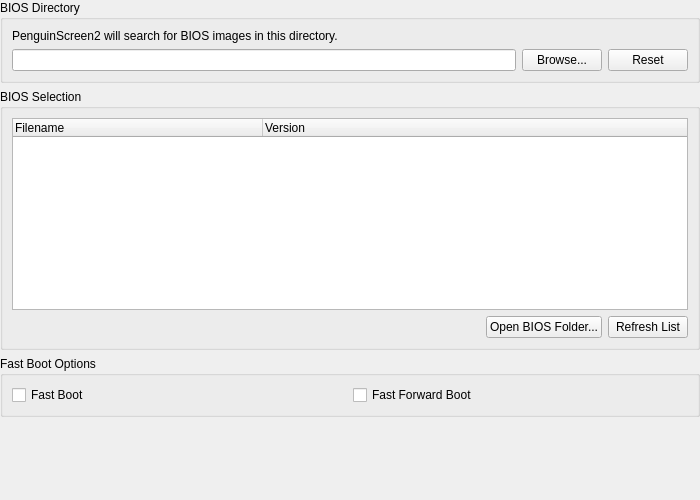
<?xml version="1.0" encoding="UTF-8"?>
<ui version="4.0">
 <class>BIOSSettingsWidget</class>
 <widget class="QWidget" name="BIOSSettingsWidget">
  <property name="geometry">
   <rect>
    <x>0</x>
    <y>0</y>
    <width>700</width>
    <height>500</height>
   </rect>
  </property>
  <layout class="QVBoxLayout" name="verticalLayout_2">
   <property name="leftMargin">
    <number>0</number>
   </property>
   <property name="topMargin">
    <number>0</number>
   </property>
   <property name="rightMargin">
    <number>0</number>
   </property>
   <property name="bottomMargin">
    <number>0</number>
   </property>
   <item>
    <widget class="QGroupBox" name="groupBox_3">
     <property name="title">
      <string>BIOS Directory</string>
     </property>
     <layout class="QGridLayout" name="gridLayout_2">
      <item row="0" column="0" colspan="2">
       <widget class="QLabel" name="label_3">
        <property name="text">
         <string>PenguinScreen2 will search for BIOS images in this directory.</string>
        </property>
        <property name="wordWrap">
         <bool>true</bool>
        </property>
        <property name="buddy">
         <cstring>searchDirectory</cstring>
        </property>
        <property name="textInteractionFlags">
         <set>Qt::TextBrowserInteraction</set>
        </property>
       </widget>
      </item>
      <item row="1" column="0" colspan="2">
       <layout class="QHBoxLayout" name="horizontalLayout">
        <item>
         <widget class="QLineEdit" name="searchDirectory"/>
        </item>
        <item>
         <widget class="QPushButton" name="browseSearchDirectory">
          <property name="text">
           <string>Browse...</string>
          </property>
         </widget>
        </item>
        <item>
         <widget class="QPushButton" name="resetSearchDirectory">
          <property name="text">
           <string>Reset</string>
          </property>
         </widget>
        </item>
       </layout>
      </item>
     </layout>
    </widget>
   </item>
   <item>
    <widget class="QGroupBox" name="groupBox">
     <property name="title">
      <string>BIOS Selection</string>
     </property>
     <layout class="QGridLayout" name="gridLayout">
      <item row="1" column="0">
       <layout class="QHBoxLayout" name="horizontalLayout_2">
        <item>
         <spacer name="horizontalSpacer">
          <property name="orientation">
           <enum>Qt::Orientation::Horizontal</enum>
          </property>
          <property name="sizeHint" stdset="0">
           <size>
            <width>40</width>
            <height>20</height>
           </size>
          </property>
         </spacer>
        </item>
        <item>
         <widget class="QPushButton" name="openSearchDirectory">
          <property name="text">
           <string>Open BIOS Folder...</string>
          </property>
         </widget>
        </item>
        <item>
         <widget class="QPushButton" name="refresh">
          <property name="text">
           <string>Refresh List</string>
          </property>
         </widget>
        </item>
       </layout>
      </item>
      <item row="0" column="0">
       <widget class="QTreeWidget" name="fileList">
        <property name="rootIsDecorated">
         <bool>false</bool>
        </property>
        <attribute name="headerMinimumSectionSize">
         <number>250</number>
        </attribute>
        <attribute name="headerDefaultSectionSize">
         <number>250</number>
        </attribute>
        <column>
         <property name="text">
          <string>Filename</string>
         </property>
        </column>
        <column>
         <property name="text">
          <string>Version</string>
         </property>
        </column>
       </widget>
      </item>
     </layout>
    </widget>
   </item>
   <item>
    <widget class="QGroupBox" name="groupBox_2">
     <property name="title">
      <string>Fast Boot Options</string>
     </property>
     <layout class="QVBoxLayout" name="verticalLayout">
      <item>
       <layout class="QHBoxLayout" name="horizontalLayout_3">
        <item>
         <widget class="QCheckBox" name="fastBoot">
          <property name="text">
           <string>Fast Boot</string>
          </property>
         </widget>
        </item>
        <item>
         <widget class="QCheckBox" name="fastBootFastForward">
          <property name="text">
           <string>Fast Forward Boot</string>
          </property>
         </widget>
        </item>
       </layout>
      </item>
     </layout>
    </widget>
   </item>
   <item>
    <spacer name="verticalSpacer">
     <property name="orientation">
      <enum>Qt::Orientation::Vertical</enum>
     </property>
     <property name="sizeHint" stdset="0">
      <size>
       <width>20</width>
       <height>0</height>
      </size>
     </property>
    </spacer>
   </item>
  </layout>
 </widget>
 <tabstops>
  <tabstop>searchDirectory</tabstop>
  <tabstop>browseSearchDirectory</tabstop>
  <tabstop>resetSearchDirectory</tabstop>
  <tabstop>fileList</tabstop>
  <tabstop>openSearchDirectory</tabstop>
  <tabstop>refresh</tabstop>
  <tabstop>fastBoot</tabstop>
  <tabstop>fastBootFastForward</tabstop>
 </tabstops>
 <resources>
  <include location="../resources/resources.qrc"/>
 </resources>
 <connections/>
</ui>
